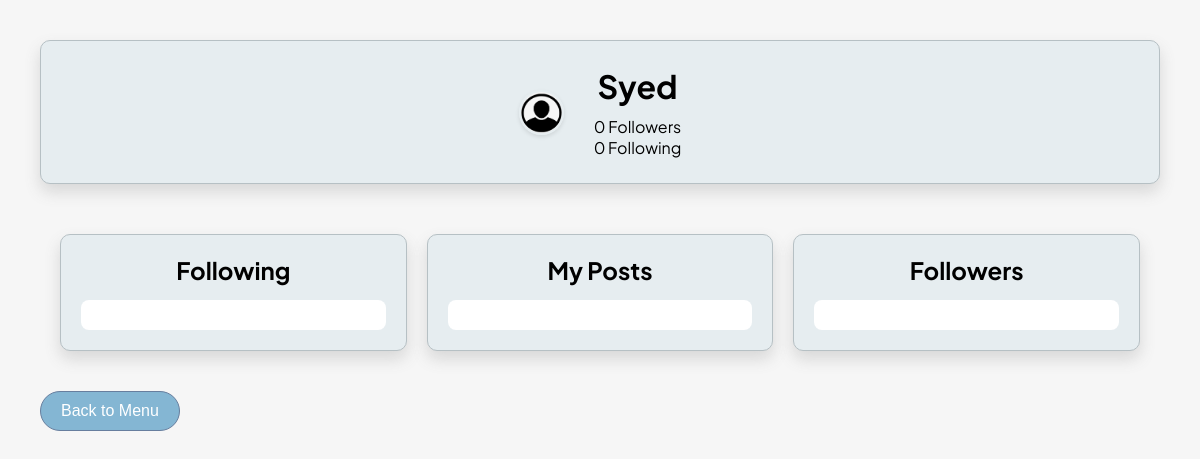
/profile/Syed (signed in), run on an earlier commit of the app's database.
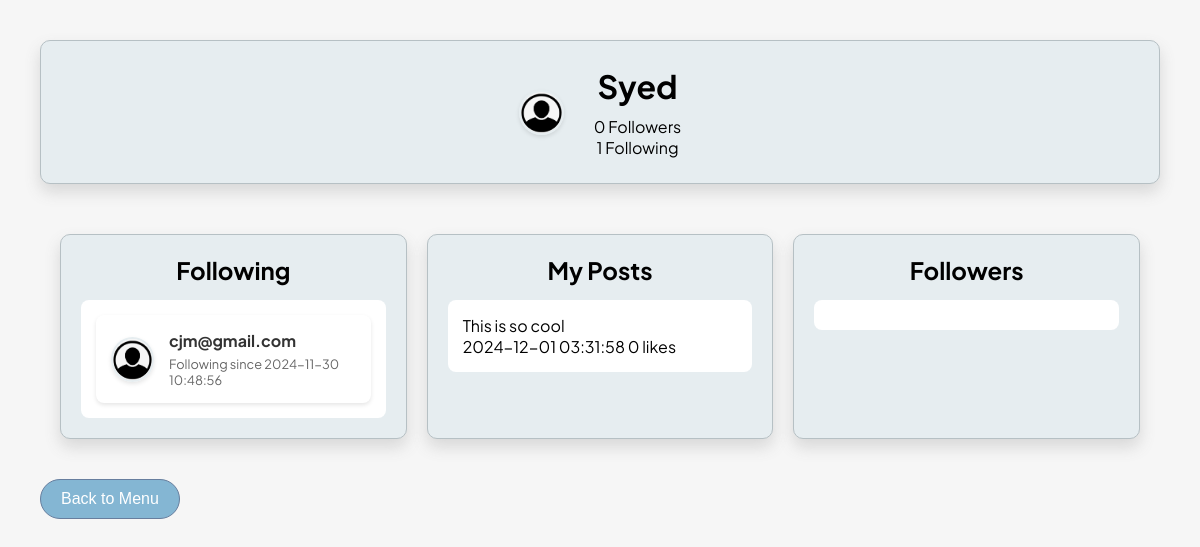
And on a later commit of the database.
### tables this page shows
CREATE TABLE Follows (
    FollowerUsername TEXT NOT NULL,
    FollowingUsername TEXT NOT NULL,
    DateFollowed TIMESTAMP DEFAULT CURRENT_TIMESTAMP,
    PRIMARY KEY (FollowerUsername, FollowingUsername),
    FOREIGN KEY (FollowerUsername) REFERENCES Client(Username),
    FOREIGN KEY (FollowingUsername) REFERENCES Client(Username)
);

CREATE TABLE DiscussionEntry (
    DiscussionEntryID INTEGER PRIMARY KEY AUTOINCREMENT,
    Body TEXT,
    Username TEXT NOT NULL,
    Likes INT DEFAULT 0,
    FOREIGN KEY (Username) REFERENCES Client(Username)
);

### main.py (the view)
@app.route('/profile/<username>')
def view_profile(username):
    if 'username' not in session:
        return redirect(url_for('login'))
    conn = get_db()
    dbCursor = conn.cursor()
    user_stats = logic.get_user_stats(dbCursor, username)
    posts = logic.get_user_posts(dbCursor, username)
    followers = logic.get_followers(dbCursor, username)
    following_users = logic.get_following(dbCursor, username)
    return render_template('profile.html',
                         user={'username': username},
                         stats=user_stats,
                         posts=posts,
                         followers=followers,
                         following_users=following_users)

### logic.py (called while the page is built)
def get_user_stats(dbCursor, username):
    try:
        follower_query = """
            SELECT COUNT(*) FROM Follows
            WHERE FollowingUsername = ?
        """
        dbCursor.execute(follower_query, (username,))
        follower_count = dbCursor.fetchone()[0]
        following_query = """
            SELECT COUNT(*) FROM Follows
            WHERE FollowerUsername = ?
        """
        dbCursor.execute(following_query, (username,))
        following_count = dbCursor.fetchone()[0]
        return {
            'followers': follower_count,
            'following': following_count
        }
    except Exception as e:
        print(f"Error getting user stats: {e}")
        return {'followers': 0, 'following': 0}

def get_user_posts(dbCursor, username):
    query = """
        SELECT 'Discussion' as type, Body, Username, Likes,
               datetime('now') as PostDate
        FROM DiscussionEntry
        WHERE Username = ?
        UNION ALL
        SELECT 'Sneaker' as type, Body, Username, Likes,
               EntryDate as PostDate
        FROM SneakerDiscussionEntry
        WHERE Username = ?
        ORDER BY PostDate DESC
    """
    try:
        dbCursor.execute(query, (username, username))
        posts = dbCursor.fetchall()
        return [{
            'type': post[0],
            'body': post[1],
            'likes': post[3],
            'date': post[4]
        } for post in posts]
    except Exception as e:
        print(f"Error fetching user posts: {e}")
        return []

def get_followers(dbCursor, username):
    query = """
        SELECT FollowerUsername, DateFollowed
        FROM Follows
        WHERE FollowingUsername = ?
        ORDER BY DateFollowed DESC
    """
    try:
        dbCursor.execute(query, (username,))
        followers = dbCursor.fetchall()
        return [{
            'username': follower[0],
            'date_followed': follower[1]
        } for follower in followers]
    except Exception as e:
        print(f"Error fetching followers: {e}")
        return []

### main.py (called while the page is built)
def get_db():
    if 'db' not in g:
        g.db = sqlite3.connect(db_path, check_same_thread=False)
    return g.db

### templates/profile.html (shortened to what this page needs)
<!DOCTYPE html>
<html>
<head>
    <link rel="stylesheet" href="{{ url_for('static', filename='app.css') }}"/>
</head>
<body>
    <div class="profile-container">
        <div class="profile-header">
            <img class="profile-icon" src="{{ url_for('static', filename='prof.jpeg') }}" alt="Profile Picture">
            <div class="profile-info">
                <h1>{{ user.username }}</h1>
                <div class="profile-stats">
                    <div class="stat-item">
                        <span class="stat-number">{{ stats.followers }}</span>
                        <span class="stat-label">Followers</span>
                    </div>
                    <div class="stat-item">
                        <span class="stat-number">{{ stats.following }}</span>
                        <span class="stat-label">Following</span>
                    </div>
                </div>
            </div>
        </div>
        <div class="profile-content">
            <div class="profile-section">
                <h2>Following</h2>
                <div class="profile-section-content">
                    {% for following in following_users %}
                    <div class="user-card">
                        <img class="profile-icon" src="{{ url_for('static', filename='prof.jpeg') }}" alt="User avatar">
                        <div class="user-info">
                            <h3>{{ following.username }}</h3>
                            <p>Following since {{ following.date_followed }}</p>
                        </div>
                    </div>
                    {% endfor %}
                </div>
            </div>
            <div class="profile-section">
                <h2>My Posts</h2>
                <div class="profile-section-content">
                    {% for post in posts %}
                    <div class="post-item">
                        <div class="post-content">
                            <p class="post-text">{{ post.body }}</p>
                            <div class="post-metadata">
                                <span class="post-date">{{ post.date }}</span>
                                <span class="post-likes">{{ post.likes }} likes</span>
                            </div>
                        </div>
                    </div>
                    {% endfor %}
                </div>
            </div>
            <div class="profile-section">
                <h2>Followers</h2>
                <div class="profile-section-content">
                </div>
            </div>
        </div>
        <div class="menu-button-container">
            <form action="/menu" method="GET">
                <button class="btn">Back to Menu</button>
            </form>
        </div>
    </div>
</body>
</html>

### static/app.css (style rules this page uses)
* { margin: 0; padding: 0; box-sizing: border-box; }
body { margin: 20px; font-family: "Plus Jakarta Sans", sans-serif; font-size: 1rem; background-color: rgb(246, 246, 246); }
html { font-size: 16px; scroll-behavior: smooth; }
.btn { padding: 10px 20px; font-size: 1rem; background-color: rgb(132, 182, 211); color: white; border-radius: 20px; cursor: pointer; border: 1.5px solid rgb(103, 126, 158); margin-top: 20px; }
.profile-icon { border-radius: 10px; height: 40px; width: 40px; }
.menu-button-container { align-items: flex-start; }
.profile-icon { width: 45px; height: 45px; border-radius: 50%; border: 2px solid #e6edf0; box-shadow: 0 2px 4px rgba(0, 0, 0, 0.1); cursor: pointer; transition: transform 0.2s ease; }
.profile-header { display: flex; align-items: center; justify-content: center; gap: 30px; background-color: #e6edf0; padding: 25px; border-radius: 10px; box-shadow: 0px 8px 16px rgba(94, 94, 94, 0.2); border: 1px solid #b6c0c4; margin-bottom: 30px; width: 100%; max-width: none; }
.profile-container { width: 100%; padding: 20px; margin: 0; }
.user-card { background: white; border-radius: 8px; padding: 15px; display: flex; align-items: center; gap: 15px; box-shadow: 0 2px 4px rgba(0, 0, 0, 0.1); transition: transform 0.2s ease; cursor: pointer; }
.user-info { flex-grow: 1; }
.user-info h3 { margin: 0; font-size: 1rem; color: #333; }
.user-info p { margin: 5px 0 0; font-size: 0.8rem; color: #666; }
.profile-content { display: grid; grid-template-columns: repeat(3, 1fr); gap: 20px; width: 100%; padding: 20px; }
.profile-section { background-color: #e6edf0; padding: 20px; border-radius: 10px; box-shadow: 0px 8px 16px rgba(94, 94, 94, 0.2); border: 1px solid #b6c0c4; }
.profile-section h2 { margin-bottom: 15px; text-align: center; }
.profile-section-content { background-color: white; border-radius: 8px; padding: 15px; max-height: 500px; overflow-y: auto; }
.profile-info { display: flex; flex-direction: column; align-items: center; gap: 10px; text-align: center; }

What changed in the data, as far as the page shows it:
added Follows: username "cjm@gmail.com", date_followed "2024-11-30 10:48:56"
added DiscussionEntry: body "This is so cool", date "2024-12-01 03:31:58", likes "0"
Also different on the page:
{{ stats.following }}: "0" → "1"
